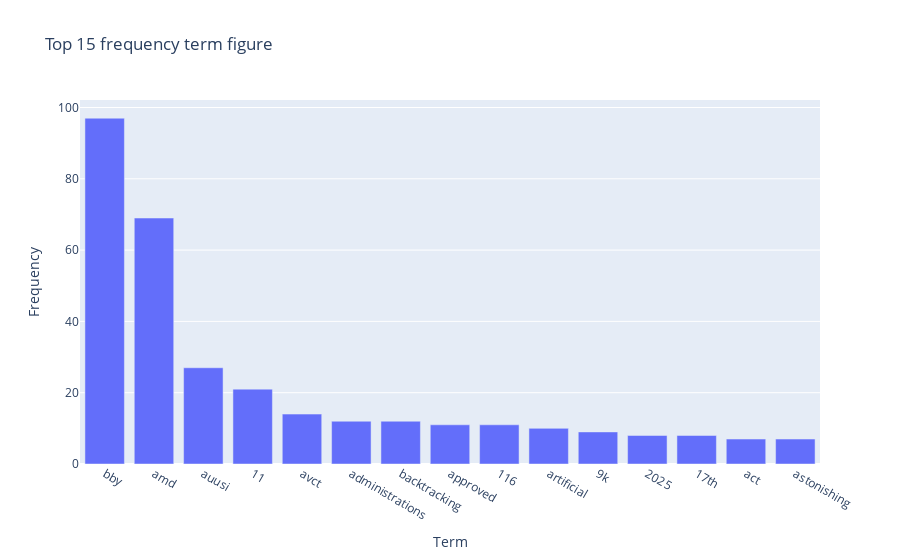

Notebook source saved alongside this figure:
### Markdown cell above
#### <span style = "color:red"> practice execise 13</span>

### Code cell
# practice 13
# 依據關鍵詞出現頻率作排序
df_sorted = df_termfreqs_px.sort_values(by="Frequency", ascending= False)
display(df_sorted)

#取前 15 名
df_sorted_head = df_sorted.head(n = 15)

# 以seaborn 作圖
fig_of_top_fiftn_term = px.bar(df_sorted_head,
                               x= "Term", y= "Frequency",
                               title = "Top 15 frequency term figure"
                               )

fig_of_top_fiftn_term.show()

### Figure 1 — Plotly figure (JSON) as saved in the notebook; plotly's stock layout.template omitted (floating-point values rounded to 4 significant figures)
{"data": [{"hovertemplate": "Term=%{x}<br>Frequency=%{y}<extra></extra>", "legendgroup": "", "marker": {"color": "#636efa", "pattern": {"shape": ""}}, "name": "", "orientation": "v", "showlegend": false, "textposition": "auto", "type": "bar", "x": ["bby", "amd", "auusi", "11", "avct", "administrations", "backtracking", "approved", "116", "artificial", "9k", "2025", "17th", "act", "astonishing"], "xaxis": "x", "y": [97, 69, 27, 21, 14, 12, 12, 11, 11, 10, 9, 8, 8, 7, 7], "yaxis": "y"}], "layout": {"barmode": "relative", "legend": {"tracegroupgap": 0}, "title": {"text": "Top 15 frequency term figure"}, "xaxis": {"anchor": "y", "domain": [0, 1], "title": {"text": "Term"}}, "yaxis": {"anchor": "x", "domain": [0, 1], "title": {"text": "Frequency"}}}}
